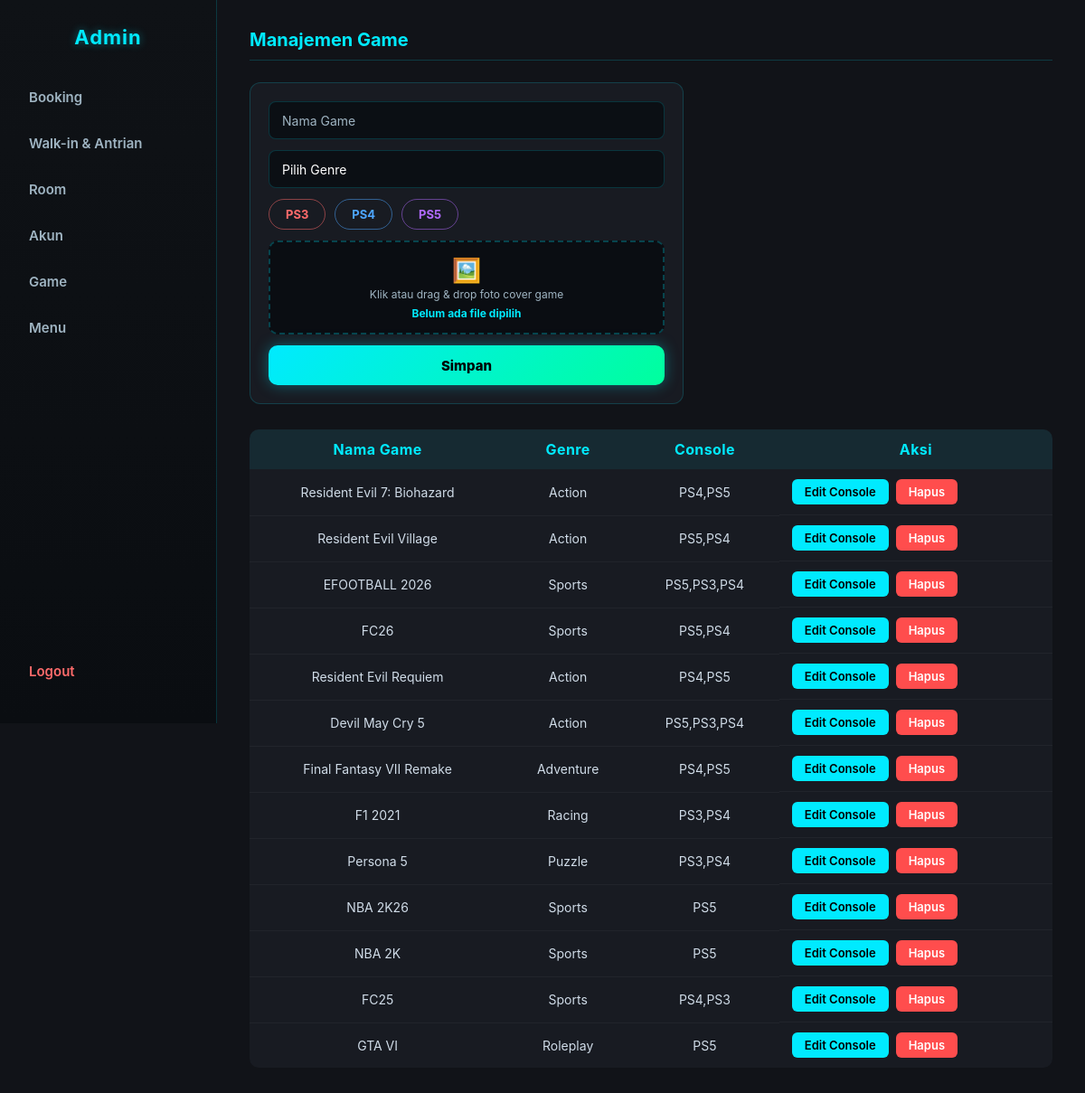
/KITSUNE-ADMIN.php?page=game (signed in), run on the app's committed database.
### tables this page shows
CREATE TABLE `games` (
  `id` int(11) NOT NULL AUTO_INCREMENT,
  `title` varchar(100) NOT NULL,
  `genre` varchar(50) NOT NULL,
  `image` varchar(255) DEFAULT NULL,
  `is_active` tinyint(1) DEFAULT 1,
  `created_at` timestamp NOT NULL DEFAULT current_timestamp(),
  `cover_image` varchar(255) DEFAULT NULL,
  PRIMARY KEY (`id`)
);

### KITSUNE-ADMIN.php (the view, shortened to what this page needs)
<?php
require __DIR__ . '/db.php';
function jsArg($v) {
  return htmlspecialchars(json_encode($v, JSON_HEX_TAG | JSON_HEX_APOS | JSON_HEX_QUOT | JSON_HEX_AMP), ENT_QUOTES);
}
$page    = $_GET['page'] ?? 'booking';
$perPage = 20;
$pageNum = max(1, intval($_GET['p'] ?? 1));
?>
<!DOCTYPE html>
<html>
<head>
  <link rel="stylesheet" href="admin.css?v=<?= filemtime(__DIR__ . '/admin.css') ?>">
</head>
<body>
<?php if (!isset($_SESSION['admin'])): ?>
  <div class="login-box">
    <h2>Admin Login</h2>
    <?php if (isset($error)): ?>
      <p class="error"><?= htmlspecialchars($error) ?></p>
    <?php endif; ?>
    <form method="post">
      <input name="username" placeholder="Username" required>
      <input type="password" name="password" placeholder="Password" required>
      <button name="login">Login</button>
    </form>
  </div>
<?php else: ?>
<nav class="sidebar">
  <h2>Admin</h2>
  <a href="?page=booking">Booking</a>
  <a href="?page=walkin">Walk-in &amp; Antrian</a>
  <a href="?page=room">Room</a>
  <a href="?page=akun">Akun</a>
  <a href="?page=game">Game</a>
  <a href="?page=menu">Menu</a>
  <a href="?logout=1">Logout</a>
</nav>
<main>
<?php if ($page === 'booking'): ?>
  <?php
    $totalRow = mysqli_fetch_assoc(mysqli_query($conn, "SELECT COUNT(*) AS n FROM bookings"))['n'];
    $totalPages = max(1, (int) ceil($totalRow / $perPage));
    $pageNum = min($pageNum, $totalPages);
    $offset  = ($pageNum - 1) * $perPage;
    $stmt = $conn->prepare("SELECT * FROM bookings ORDER BY created_at DESC LIMIT ? OFFSET ?");
    $stmt->bind_param("ii", $perPage, $offset);
    $stmt->execute();
    $data = $stmt->get_result();
    $stmt->close();
  ?>
  <h2>Data Booking (<?= $totalRow ?> total)</h2>
  <table class="users-table">
    <tr><th>Nama</th><th>Sumber</th><th>Room</th><th>Durasi</th><th>Total</th><th>Status Bayar</th><th>Aksi</th></tr>
    <?php while($b = $data->fetch_assoc()): ?>
    <tr>
      <td><?= htmlspecialchars($b['customer_name']) ?></td>
      <td><?= $b['source'] === 'walkin' ? 'Walk-in' : 'Online' ?></td>
      <td><?= intval($b['room_id']) ?></td>
      <td><?= intval($b['duration']) ?> jam</td>
      <td>Rp<?= number_format(intval($b['total_price']), 0, ',', '.') ?></td>
      <td><?= htmlspecialchars($b['payment_status']) ?></td>
      <td><button onclick="hapusBooking(<?= intval($b['id']) ?>)">Hapus</button></td>
    </tr>
    <?php endwhile; ?>
  </table>
  <?php if ($totalPages > 1): ?>
  <div class="pagination">
    <?php if ($pageNum > 1): ?>
      <a href="?page=booking&p=<?= $pageNum - 1 ?>">&laquo; Prev</a>
    <?php endif; ?>
    <span>Hal <?= $pageNum ?> / <?= $totalPages ?></span>
    <?php if ($pageNum < $totalPages): ?>
      <a href="?page=booking&p=<?= $pageNum + 1 ?>">Next &raquo;</a>
    <?php endif; ?>
  </div>
  <?php endif; ?>
<?php elseif ($page === 'game'): ?>
<h2>Manajemen Game</h2>
<form class="admin-form" id="addGameForm" enctype="multipart/form-data">
  <input name="title" placeholder="Nama Game" required>
  <select id="genreSelect" name="genre" required>
    <option value="">Pilih Genre</option>
  </select>
  <div class="checkbox-group">
    <label><input type="checkbox" name="consoles[]" value="PS3"> PS3</label>
    <label><input type="checkbox" name="consoles[]" value="PS4"> PS4</label>
    <label><input type="checkbox" name="consoles[]" value="PS5"> PS5</label>
  </div>
  <label class="file-upload-zone">
    <div class="file-upload-inner">
      <span class="file-upload-icon">🖼️</span>
      <span class="file-upload-label">Klik atau drag & drop foto cover game</span>
      <span class="file-upload-name">Belum ada file dipilih</span>
    </div>
  </label>
  <button type="submit">Simpan</button>
</form>
<?php
$games = mysqli_query($conn, "
  SELECT g.id, g.title, g.genre,
  GROUP_CONCAT(gc.console_type) AS consoles
  FROM games g
  LEFT JOIN game_consoles gc ON g.id = gc.game_id
  GROUP BY g.id
");
?>
<table class="users-table">
  <tr>
    <th>Nama Game</th>
    <th>Genre</th>
    <th>Console</th>
    <th>Aksi</th>
  </tr>
  <?php while ($g = mysqli_fetch_assoc($games)): ?>
  <?php $consolesArr = $g['consoles'] ? explode(',', $g['consoles']) : []; ?>
  <tr>
    <td><?= htmlspecialchars($g['title']) ?></td>
    <td><?= htmlspecialchars($g['genre']) ?></td>
    <td><?= htmlspecialchars($g['consoles'] ?? '-') ?></td>
    <td style="display:flex;gap:8px;flex-wrap:wrap">
      <button onclick="openEditGame(<?= intval($g['id']) ?>, <?= jsArg($g['title']) ?>, <?= jsArg($consolesArr) ?>)">Edit Console</button>
      <button class="btn-danger" onclick="deleteGame(<?= intval($g['id']) ?>, <?= jsArg($g['title']) ?>)">Hapus</button>
    </td>
  </tr>
  <?php endwhile; ?>
</table>
<?php endif; ?>
</main>
<?php endif; ?>
</body>
</html>

### admin.css (style rules this page uses)
:root { --neon: #00eaff; --neon-green: #00ff9d; --bg: #111318; --panel: #181b22; --muted: #9fb4c2; --border: rgba(0, 234, 255, 0.18); }
* { box-sizing: border-box; margin: 0; padding: 0; font-family: Inter, system-ui, sans-serif; }
body { background: var(--bg); color: #e8eef8; display: flex; min-height: 100vh; }
.sidebar { width: 240px; min-height: 100vh; background: linear-gradient(180deg, #0f1216, #0a0d11); border-right: 1px solid var(--border); padding: 28px 18px; position: fixed; left: 0; top: 0; display: flex; flex-direction: column; }
.sidebar h2 { color: var(--neon); text-align: center; margin-bottom: 32px; font-size: 22px; letter-spacing: 1px; text-shadow: 0 0 10px rgba(0, 234, 255, 0.4); }
.sidebar a { display: flex; align-items: center; gap: 10px; padding: 12px 14px; margin-bottom: 8px; border-radius: 10px; text-decoration: none; color: var(--muted); font-weight: 600; font-size: 15px; transition: all 0.2s ease; }
.sidebar a[href*="logout"] { margin-top: auto; color: #ff6b6b; }
main { margin-left: 240px; padding: 32px 36px; flex: 1; max-width: 100%; }
main h2 { font-size: 20px; color: var(--neon); margin-bottom: 24px; padding-bottom: 10px; border-bottom: 1px solid var(--border); }
table { width: 100%; border-collapse: collapse; background: var(--panel); border-radius: 10px; overflow: hidden; }
th { background: rgba(0, 234, 255, 0.07); color: var(--neon); font-weight: 700; letter-spacing: 0.4px; padding: 12px 14px; text-align: left; }
td { padding: 11px 14px; border-bottom: 1px solid rgba(255, 255, 255, 0.04); color: #d0dce8; font-size: 14px; }
tr:last-child td { border-bottom: none; }
.users-table th, .users-table td { text-align: center; vertical-align: middle; }
button { padding: 6px 14px; border-radius: 6px; border: none; background: var(--neon); color: #000; font-weight: 600; font-size: 13px; cursor: pointer; transition: opacity 0.2s; }
button.btn-danger { background: #ff4d4d; color: #fff; }
#addGameForm { display: flex; flex-direction: column; gap: 12px; margin-bottom: 28px; background: var(--panel); padding: 20px; border-radius: 12px; border: 1px solid var(--border); max-width: 480px; }
#addGameForm input[type="text"], #addGameForm input[name="title"], #addGameForm select { height: 42px; padding: 0 14px; border-radius: 8px; border: 1px solid var(--border); background: #0b0f14; color: #fff; font-size: 14px; width: 100%; }
#addGameForm input::placeholder { color: var(--muted); }
#addGameForm select { appearance: none; cursor: pointer; }
#addGameForm .checkbox-group { display: flex; gap: 10px; flex-wrap: wrap; }
#addGameForm .checkbox-group label { padding: 8px 18px; border-radius: 20px; font-size: 13px; font-weight: 700; cursor: pointer; transition: all 0.2s ease; user-select: none; border: 1px solid transparent; }
#addGameForm .checkbox-group label:has(input[value="PS3"]) { color: #ff6b6b; border-color: rgba(255, 107, 107, 0.5); }
#addGameForm .checkbox-group label:has(input[value="PS4"]) { color: #4da6ff; border-color: rgba(77, 166, 255, 0.5); }
#addGameForm .checkbox-group label:has(input[value="PS5"]) { color: #b26bff; border-color: rgba(178, 107, 255, 0.5); }
#addGameForm button[type="submit"] { height: 44px; width: 100%; border-radius: 10px; background: linear-gradient(135deg, var(--neon), var(--neon-green)); color: #000; font-weight: 800; font-size: 15px; box-shadow: 0 0 16px rgba(0, 234, 255, 0.35); transition: all 0.2s ease; }
.file-upload-zone { display: block; border: 2px dashed rgba(0, 234, 255, 0.25); border-radius: 10px; background: #0a0d12; cursor: pointer; overflow: hidden; transition: border-color 0.25s, background 0.25s, box-shadow 0.25s; width: 100%; }
.file-upload-inner { display: flex; flex-direction: column; align-items: center; gap: 6px; padding: 18px 14px 14px; text-align: center; }
.file-upload-icon { font-size: 26px; line-height: 1; transition: transform 0.2s; }
.file-upload-label { color: var(--muted); font-size: 12px; }
.file-upload-name { color: var(--neon); font-size: 12px; font-weight: 700; max-width: 100%; overflow: hidden; text-overflow: ellipsis; white-space: nowrap; padding: 0 8px; }

### data on the page
games: title "Resident Evil 7: Biohazard", genre "Action", consoles "PS4,PS5"
games: title "Resident Evil Village", genre "Action", consoles "PS5,PS4"
games: title "EFOOTBALL 2026", genre "Sports", consoles "PS5,PS3,PS4"
games: title "FC26", genre "Sports", consoles "PS5,PS4"
games: title "Resident Evil Requiem", genre "Action", consoles "PS4,PS5"
games: title "Devil May Cry 5", genre "Action", consoles "PS5,PS3,PS4"
games: title "Final Fantasy VII Remake", genre "Adventure", consoles "PS4,PS5"
games: title "F1 2021", genre "Racing", consoles "PS3,PS4"
games: title "Persona 5", genre "Puzzle", consoles "PS3,PS4"
games: title "NBA 2K26", genre "Sports", consoles "PS5"
games: title "NBA 2K", genre "Sports", consoles "PS5"
games: title "FC25", genre "Sports", consoles "PS4,PS3"
games: title "GTA VI", genre "Roleplay", consoles "PS5"
